Frame 1 (no input): blank canvas, image omitted
Frame 60 (no input): blank canvas, image omitted
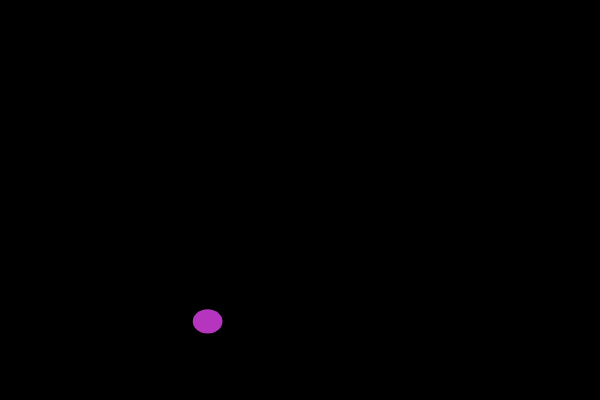
Frame 120 (the mouse pressed at the canvas centre since frame 60)

The p5.js sketch whose frames 1 and 60 were blank and that drew this single picture after the mouse press (run headless with seeded random() and noise() and a simulated clock; from frame 60 on, the mouse is pressed at the canvas centre):

// p5.js sketch
// ── sketch.js
var button = true;
var butt ={
  x:50,
  y:50,
  r:30
}

function setup() {
  createCanvas(600,400);
  background(0);
}

function draw() {
  noFill();
  stroke(255);
  //if (mouseX>butt.x && mouseX<butt.x+butt.r && mouseY>butt.y && mouseY<butt.y+butt.r) {
  //  fill(255,0,0);
  //} else {
  //  fill(0);
  //}
  //rect(butt.x,butt.y,butt.r,butt.r);
}

function mousePressed() {
	//if (mouseX>butt.x && mouseX<butt.x+butt.r && mouseY>butt.y && mouseY<butt.y+butt.r) {
    if (button){
      noStroke();
      fill(random(255),random(255),random(255));
      ellipse(random(width),random(height), random(100),random(100));
  } else {
    noStroke();
    fill(random(255),random(255),random(255));
    rect(random(width),random(height), random(100),random(100));
  }
  button = !button;
  }
  
//}
